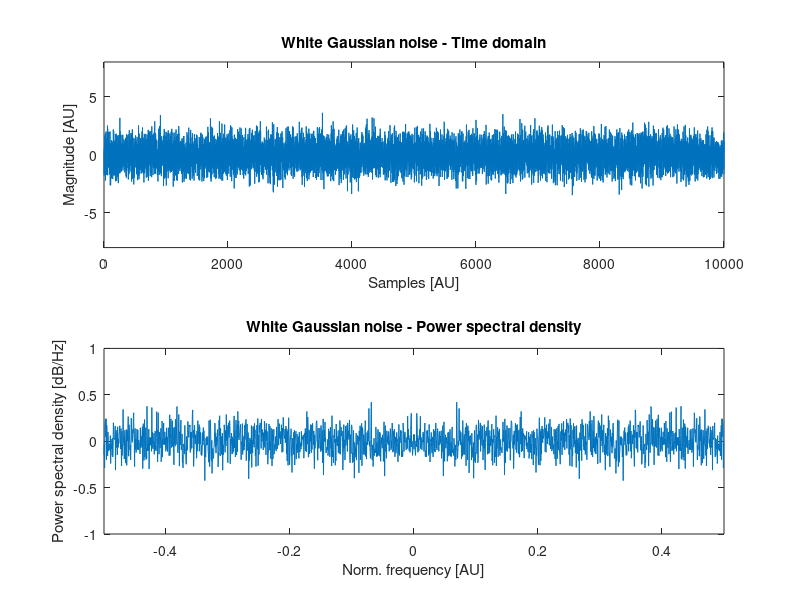

Source code (MATLAB):
close all
clear all

N=10000;
Fs=10000*2*pi;

noise = randn(1,N);

figure

subplot(2,1,1)
plot(noise)
title('White Gaussian noise - Time domain')
xlabel("Samples [AU]");
ylabel("Magnitude [AU]");
ylim([-8 8])
%title('Dominio de tiempo')
%xlabel("Muestras [u.a.]");
%ylabel("Amplitud [u.a.]");

subplot(2,1,2)
n_fft = 2048; n_vec = 1000;
nt  = randn(n_vec,n_fft);
ntf = 1/sqrt(n_fft)*fft(nt,[],2);
ntf_pwr     = ntf.*conj(ntf);
ntf_pwr_avg = mean(ntf_pwr);
plot([-n_fft/2:n_fft/2-1]/n_fft,10*log10(fftshift(ntf_pwr_avg)));
axis([-0.5 0.5 -1 1]);
ylabel('Power spectral density [dB/Hz]');
xlabel('Norm. frequency [AU]');
title('White Gaussian noise - Power spectral density');
